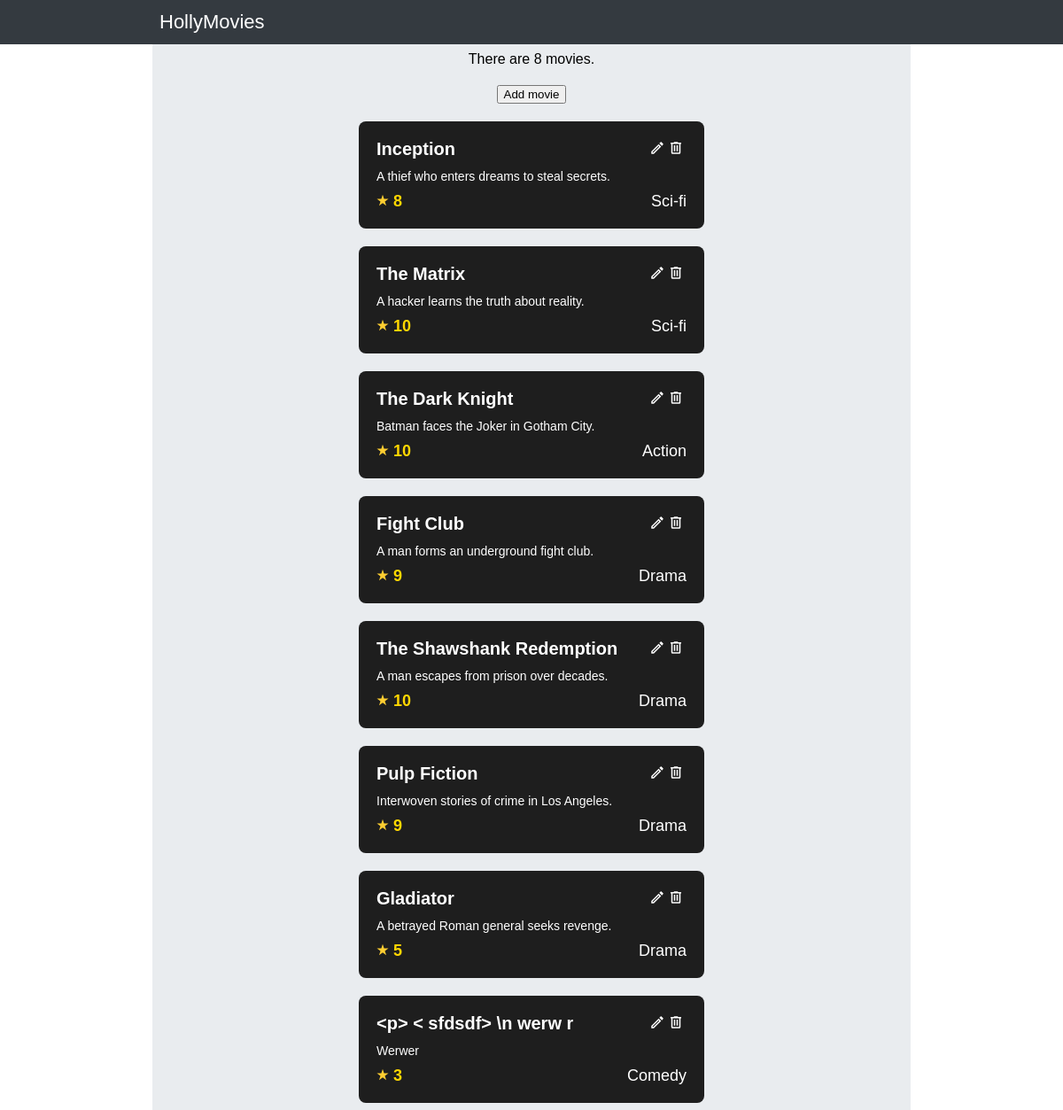
The page /movies/ on the database as committed earlier.
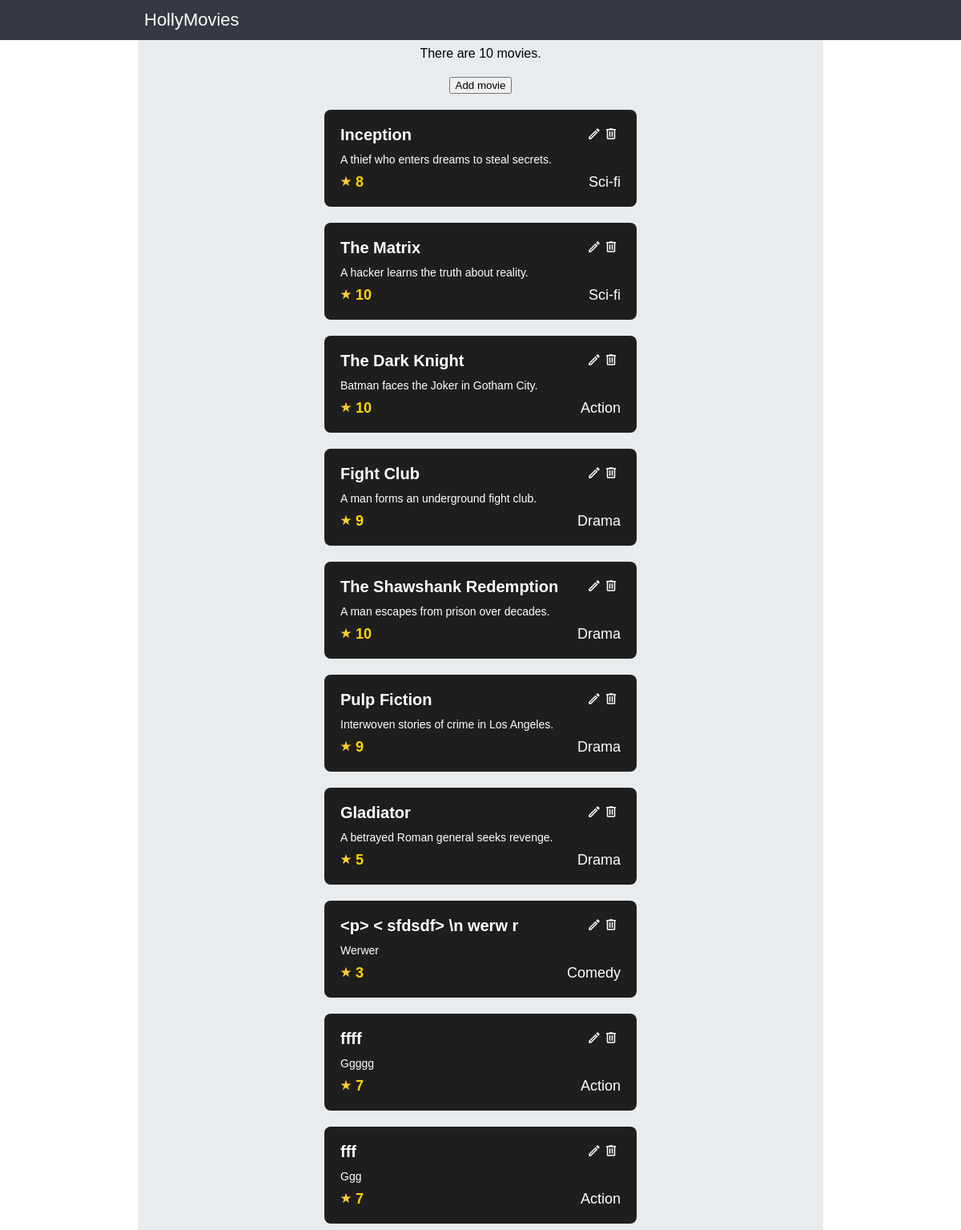
The same page on the database as committed later.
### viewer/models.py (models this page shows, shortened)
class Movie(Model):
    title = CharField(max_length=128)
    description = TextField()
    rating = IntegerField()
    released = DateField()
    created = DateTimeField(auto_now_add=True)
    genre = ForeignKey(Genre, on_delete=DO_NOTHING)

class Genre(Model):
    name = CharField(max_length=128)

### viewer/views.py (the view)
# urls.py: path('movies/', MoviesView.as_view(), name='movies'),
class MoviesView(ListView):
    template_name = 'movies.html'
    model = Movie

### viewer/templates/movies.html (shortened to what this page needs)
{% extends "base.html" %}
{% load static %}
{% block content %}
<link rel="stylesheet" href="../../static/styles/movies.css">
<div class="container">
    <div>There are {{object_list|length}} movie{{object_list|length|pluralize}}.</div>
    <a href="{% url 'movie_create' %} ">
        <button class="Create_button">Add movie</button>
    </a>
    {% for movie in object_list %}
    <div class="movie-card">
        <div class="movie__title-trash">
            <div class="movie__title">{{movie.title}}</div>
                <div class="trash__edit__container">
                    <div class="movie__edit__container">
                        <a href="{% url 'movie_update' movie.pk %}" target="_blank" rel="noopener noreferrer">
                        </a>
                    </div>
                    <div class="movie__trash__container">
                        <a href="{% url 'movie_delete' movie.pk %}" target="_blank" rel="noopener noreferrer">
                            <svg xmlns="http://www.w3.org/2000/svg" viewBox="0 0 24 24" class="movie__trash" fill="none">
                                <path
                                    d="M9,3V4H4V6H5V19A2,2 0 0,0 7,21H17A2,2 0 0,0 19,19V6H20V4H15V3H9M7,6H17V19H7V6M9,8V17H11V8H9M13,8V17H15V8H13Z" />
                            </svg>
                        </a>
                    </div>
                </div>
            </div>
        <div class="movie__description">{{movie.description}}</div>
        <div class="movie__rating-genre">
            <div class="movie__rating">
                <img src="../../static/images/star.svg" width="14" class="movie__star" />
                <span>{{movie.rating}}</span>
            </div>
            <div class="movie__genre">{{movie.genre.name}}</div>
        </div>
    </div>
    {% endfor %}
</div>
{% endblock %}

### viewer/templates/base.html
{% load static %}
<!DOCTYPE html>
<html>
    <head>
        <link rel="stylesheet" href="../../static/styles/base.css" ></link>
    </head>
    <body>
        <div class="navbar">
            <div class="navbar__container">
                <span class="navbar__title">HollyMovies</span>
            </div>
        </div>
        <div class="content">
            <div class="content__container">
                {% block content %}{% endblock %}
            </div>
        </div>
    </body>
</html>

### static/styles/base.css (style rules this page uses)
body { margin: 0; }
* { font-family: sans-serif; }
.navbar { width: 100%; height: 50px; display: flex; flex-direction: row; justify-content: center; background-color: #343a40; }
.navbar__container { width: 70%; display: flex; flex-direction: row; align-items: center; justify-content: space-between; }
.navbar__title { font-size: 22px; color: white; }
.content { width: 100%; height: auto; display: flex; flex-direction: column; align-items: center; }
.content__container { width: 70%; min-width: 300px; padding: 8px; background-color: #e9ecef; }

### static/styles/movies.css (style rules this page uses)
.container { width: 100%; min-width: auto; display: flex; flex-direction: column; align-items: center; gap: 20px; }
.movie-card { width: 350px; height: inherit; background: #1e1e1e; padding: 20px; border-radius: 8px; color: white; display: flex; flex-direction: column; gap: 10px; }
.movie__title { font-size: 20px; font-weight: bold; }
.movie__description { font-size: 14px; }
.movie__rating-genre { display: flex; flex-direction: row; justify-content: space-between; font-size: 18px; }
.movie__rating { font-weight: bold; color: gold; }
.movie__genre { border-radius: 5px; }
.movie__trash__container { width: 24px; height: 24px; display: flex; justify-content: center; align-items: center; }
.movie__trash { width: 18px; fill: rgb(255, 255, 255); transition: width 0.2s linear; }
.movie__title-trash { height: 24px; display: flex; flex-direction: row; justify-content: space-between; }
.movie__edit { width: 18px; fill: rgb(255, 255, 255); transition: width 0.2s linear; }
.trash__edit__container { display: flex; justify-content: flex-end; align-items: center; }

Rows that differ between the two databases and show on the page:
added Movie: title "ffff", description "Ggggg", rating "7", genre.name "Action"
added Movie: title "fff", description "Ggg", rating "7", genre.name "Action"
Other text that changed with them:
{{ object_list|length }}: "8" → "10"
